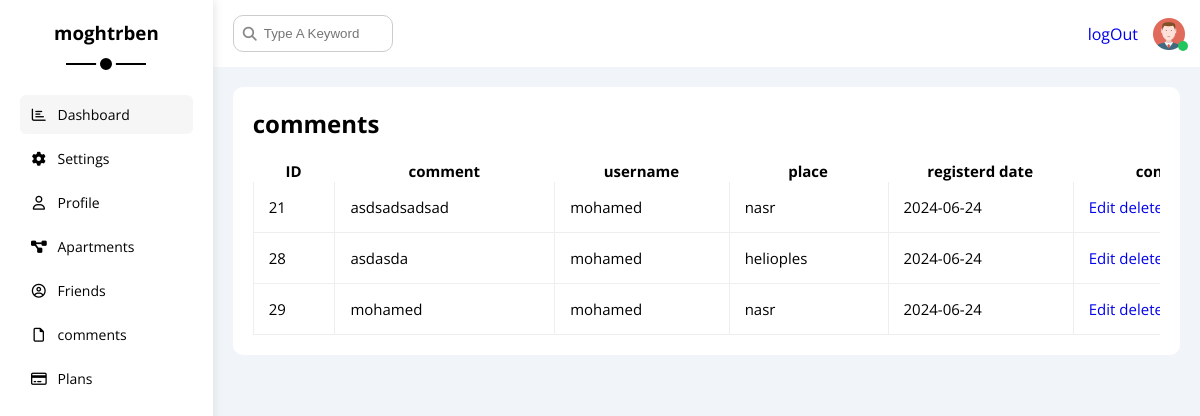
Page /admin/comment.php (signed in) on the committed database.
### tables this page shows
CREATE TABLE `comment` (
  `c_id` int(11) NOT NULL,
  `comment` text NOT NULL,
  `status` tinyint(4) NOT NULL DEFAULT 0,
  `comment_date` date NOT NULL,
  `user_id` int(11) NOT NULL,
  `places_id` int(11) DEFAULT NULL
);

CREATE TABLE `userid` (
  `ID` int(11) NOT NULL,
  `username` varchar(255) NOT NULL,
  `Password` varchar(255) NOT NULL,
  `email` varchar(255) NOT NULL,
  `address` text NOT NULL,
  `phone` int(11) NOT NULL,
  `FullName` char(255) NOT NULL,
  `rageStatus` tinyint(4) NOT NULL DEFAULT 0,
  `TrustStatus` tinyint(4) NOT NULL DEFAULT 0,
  `date` date NOT NULL,
  `avatar` varchar(255) NOT NULL
);

CREATE TABLE `places` (
  `p_id` int(11) NOT NULL,
  `nameofplaces` varchar(255) NOT NULL,
  `building` int(11) NOT NULL,
  `apartment` int(11) NOT NULL,
  `bed` tinyint(4) NOT NULL DEFAULT 6,
  `room` tinyint(4) NOT NULL DEFAULT 3,
  `image` varchar(255) NOT NULL,
  `price` int(11) NOT NULL DEFAULT 1500,
  `rate` tinyint(11) NOT NULL DEFAULT 0,
  `P_date` date DEFAULT NULL,
  `visability` tinyint(4) NOT NULL DEFAULT 0,
  `allow_comment` tinyint(4) NOT NULL DEFAULT 0,
  `allow_ads` tinyint(4) NOT NULL DEFAULT 0,
  `broker_id` int(11) NOT NULL
);

### admin/comment.php (the view, shortened to what this page needs)
<?php
 if (isset($_SESSION['username'])){
include 'init.php';
$do = isset($_GET['do']) ? $_GET['do'] : 'Manage';
if ($do == 'Manage') {
    $stmt = $con->prepare("SELECT comment.*, places.nameofplaces AS place_name, userid.username AS member
                        FROM
                        comment
                        INNER JOIN
                        places
                        ON
                        places.p_id  = comment.places_id
                        INNER JOIN
                        userid
                        ON
                        userid.ID = comment.user_id ");
    $stmt->execute();
    $cID = $stmt->fetchAll();
    ?>
    <div class="projects p-20 bg-white rad-10 m-20">
        <h2 class="mt-0 mb-20">comments</h2>
            <div class="responsive-table">
                <table class="fs-15 w-full">
                <tr>
                    <th>ID</th>
                    <th>comment</th>
                    <th>username</th>
                    <th>place</th>
                    <th>registerd date</th>
                    <th>control</th>
                </tr>
                <?php foreach($cID as $c){
                    echo '<tr>';
                    echo '<td>' . $c["c_id"]   .'</td>';
                    echo '<td>' . $c["comment"] .'</td>';
                    echo '<td>' . $c["member"] .   '</td>';
                    echo '<td>' . $c["place_name"]   .   '</td>';
                    echo '<td>' . $c["comment_date"] .   '</td>';
                    echo '<td><a class="btn btn-success" href="comment.php?do=edit&cID='. $c['c_id'] . '">Edit</a>
                        <a class="btn btn-danger confirm btn-pen" href="comment.php?do=delete&cID='. $c['c_id'] . '">delete</a> ';
                    echo '</tr>';
                    }?>
            </table>
                </div>
            </div>
            <?php
    }
?>
<?php
include $tbl . 'footer.php';
 }else
{
    header('location: index.php');
    exit();
}

### admin/layOut/css/framework.css (style rules this page uses)
:root { --blue-color: #0075ff; --blue-alt-color: #0d69d5; --orange-color: #f59e0b; --green-color: #22c55e; --red-color: #f44336; --grey-color: #888; }
.p-20 { padding: 20px; }
.m-20 { margin: 20px; }
.mt-0 { margin-top: 0; }
.mb-20 { margin-bottom: 20px; }
.bg-white { background-color: white; }
.fs-15 { font-size: 15px; }
.rad-10 { border-radius: 10px; }
.w-full { width: 100%; }

### admin/layOut/css/master.css (style rules this page uses)
:root { --blue-color: #0075ff; --blue-alt-color: #0d69d5; --orange-color: #f59e0b; --green-color: #22c55e; --red-color: #f44336; --grey-color: #888; }
* { box-sizing: border-box; }
body { font-family: "Open Sans", sans-serif; margin: 0; }
a { text-decoration: none; }
.projects .responsive-table { overflow-x: auto; }
.projects table { min-width: 1000px; border-spacing: 0; }
.projects table td { padding: 15px; }
.projects tbody td { border-bottom: 1px solid #eee; border-left: 1px solid #eee; transition: 0.3s; }
.projects table tbody tr td:last-child { border-right: 1px solid #eee; }

### rows in the picture
comment: c_id "21", comment "asdsadsadsad", user.username "mohamed", places.nameofplaces "nasr", comment_date "2024-06-24"
comment: c_id "28", comment "asdasda", user.username "mohamed", places.nameofplaces "helioples", comment_date "2024-06-24"
comment: c_id "29", comment "mohamed", user.username "mohamed", places.nameofplaces "nasr", comment_date "2024-06-24"
